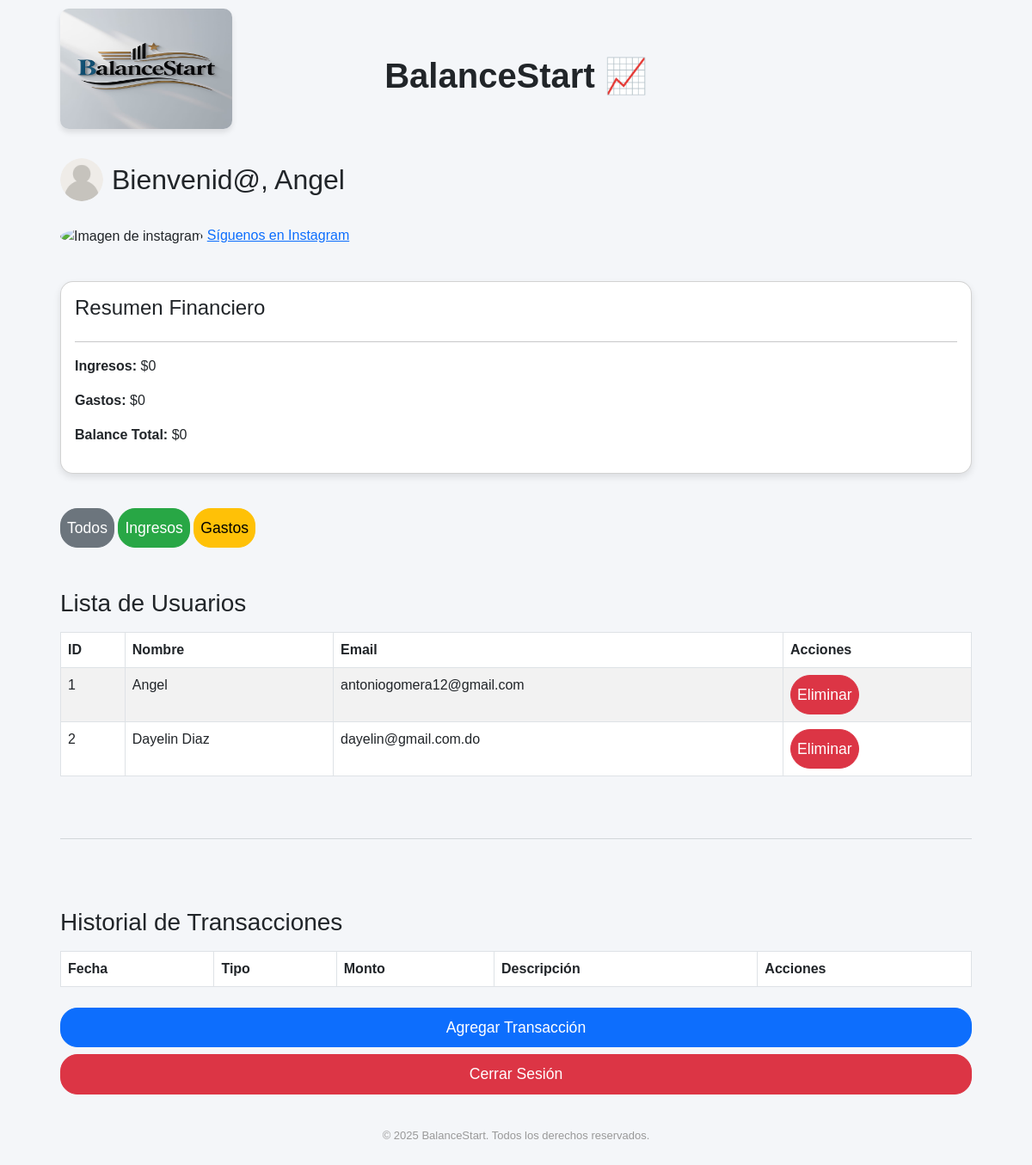
The page /dashboard (signed in) on the database as committed earlier.
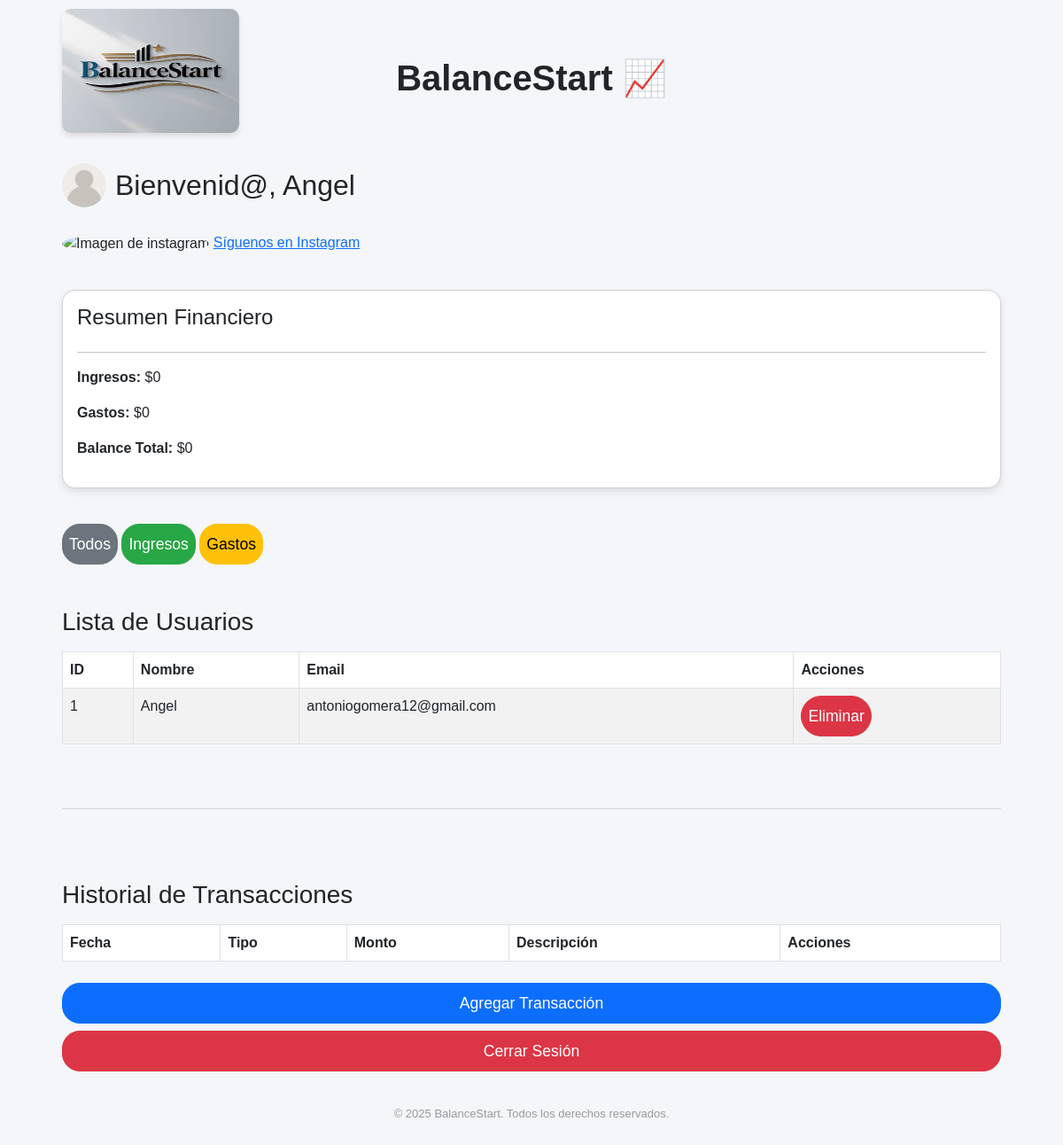
The same page on the database as committed later.
### app/models.py (models this page shows, shortened)
class Usuario(UserMixin, db.Model):
    id = db.Column(db.Integer, primary_key=True)
    username = db.Column(db.String(150), unique=True, nullable=False)
    password = db.Column(db.String(150), nullable=False)
    email = db.Column(db.String(120), unique=True, nullable=False)
    is_admin = db.Column(db.Boolean, default=False)
    transacciones = db.relationship('Transaccion', backref='usuario_transaccion', lazy=True, cascade="all, delete-orphan")

### app/routes.py (the view)
@routes.route('/dashboard')
@login_required
def dashboard():
    filtro = request.args.get('filtro', 'todos')
    if filtro == 'ingresos':
        transacciones = Transaccion.query.filter_by(usuario_id=current_user.id, tipo='Ingreso').all()
    elif filtro == 'gastos':
        transacciones = Transaccion.query.filter_by(usuario_id=current_user.id, tipo='Gasto').all()
    else:
        transacciones = Transaccion.query.filter_by(usuario_id=current_user.id).all()  # Mostrar todos si no hay filtro
    usuarios = Usuario.query.all()  # Obtiene todos los usuarios de la base de datos
    ingresos = sum(t.monto for t in transacciones if t.tipo == 'Ingreso')
    gastos = sum(t.monto for t in transacciones if t.tipo == 'Gasto')
    if filtro == 'gastos':
        balance = gastos  # Solo mostramos los ingresos cuando el filtro es 'gastos'
    else:
        balance = ingresos + gastos  # Calculamos el balance total si el filtro no es 'gastos'
    return render_template('dashboard.html',
                            usuarios=usuarios,
                            transacciones=transacciones,
                            ingresos=ingresos,
                            gastos=gastos,
                            balance=balance)

### app/__init__.py (called while the page is built)
@login_manager.user_loader
def load_user(user_id):
    from .models import Usuario  # Importamos el modelo aquí para evitar ciclos de importación
    return Usuario.query.get(int(user_id))

### app/templates/dashboard.html (shortened to what this page needs)
<!DOCTYPE html>
<html lang="es">
<head>
    <link href="https://cdn.jsdelivr.net/npm/bootstrap@5.3.0/dist/css/bootstrap.min.css" rel="stylesheet">
    <link rel="stylesheet" href="{{ url_for('static', filename='css/dashboard.css') }}">
</head>
<body class="container mt-4">
    <div class="container">
    <div class="logo-container">
        <img src="{{ url_for('static', filename='img/logo.png') }}" alt="Mi Plataforma Contable" class="logo" width="200" height="200">
    </div>
    <h1 class="text-center"> <b> BalanceStart 📈 </b> </h1> <br>
    <br>
    <div style="display: flex; align-items: center; gap: 10px; margin-bottom: 20px;">
        <img src="{{ url_for('static', filename='img/avatar.png') }}" alt="Avatar" style="width: 50px; height: 50px; border-radius: 50%;">
        <h2 style="margin: 0;"> Bienvenid@, {{ current_user.username }} </h2>
    </div>
    <p>
        <img src="https://about.fb.com/es/wp-content/uploads/sites/13/2019/10/new-ig-icon-1.png" alt="Imagen de instagram" style="width: 65px; height: 50px; border-radius: 50%;">
        <a href="https://www.instagram.com/balance_start?igsh=d3U2cnA3OTF1ZXk5" target="_blank"> Síguenos en Instagram </a>
    </p>
    <div class="card p-3 mt-3">
        <h4> Resumen Financiero </h4>
        <hr>
        <p><strong> Ingresos: </strong> ${{ ingresos }}</p>
        <p><strong> Gastos: </strong> ${{ gastos }}</p>
        <p><strong> Balance Total: </strong> ${{ balance }}</p>
    </div>
    <br>
    <div class="mb-3">
        <a href="{{ url_for('routes.dashboard', filtro='todos') }}" class="btn btn-secondary"> Todos </a>
        <a href="{{ url_for('routes.dashboard', filtro='ingresos') }}" class="btn btn-success"> Ingresos </a>
        <a href="{{ url_for('routes.dashboard', filtro='gastos') }}" class="btn btn-warning"> Gastos </a>
    </div>
    <h3 class="mt-4"> Lista de Usuarios </h3>
    <table class="table table-striped table-bordered">
        <thead>
            <tr>
                <th> ID </th>
                <th> Nombre </th>
                <th> Email </th>
                <th> Acciones </th>
            </tr>
        </thead>
        <tbody>
            {% for usuario in usuarios %}
            <tr>
                <td>{{ usuario.id }}</td>
                <td>{{ usuario.username }}</td>
                <td>{{ usuario.email }}</td>
                <td>
                    <form action="{{ url_for('routes.eliminar_usuario', id=usuario.id) }}" method="POST" onsubmit="return confirmarEliminacionUsuario()">
                        <button class="btn btn-sm btn-danger rounded-pill"> Eliminar </button>
                    </form>
                </td>
            </tr>
            {% endfor %}
        </tbody>
    </table>
    <hr class="my-5 border-top border-secondary">
    <h3 class="mt-4">
        Historial de Transacciones
    </h3>
        <table class="table table-striped table-bordered">
            <thead>
                <tr>
                    <th> Fecha </th>
                    <th> Tipo </th>
                    <th> Monto </th>
                    <th> Descripción </th>
                    <th> Acciones </th>
                </tr>
            </thead>
    </table>
    <a href="/transaccion" class="btn btn-primary"> Agregar Transacción </a>
    <a href="/logout" class="btn btn-danger"> Cerrar Sesión </a>
    <p style="text-align:center; font-size: 13px; color: #999; margin-top: 30px;">
        &copy; 2025 BalanceStart. Todos los derechos reservados.
    </p>
    </div>
</body>
</html>

### app/static/css/dashboard.css (style rules this page uses)
body { background-color: #f4f6f9; font-family: 'Arial', sans-serif; padding: 20px; }
.container { display: grid; grid-gap: 8px; padding: 20px; }
.card { background-color: #ffffff; border-radius: 15px; box-shadow: 0 4px 8px rgba(0, 0, 0, 0.1); }
.btn { border-radius: 20px; padding: 9px 7px; font-size: 1.1rem; }
.btn-secondary { background-color: #6c757d; border-color: #6c757d; }
.btn-success { background-color: #28a745; border-color: #28a745; }
.btn-warning { background-color: #ffc107; border-color: #ffc107; }
.logo-container { position: absolute; top: 10px; margin-bottom: 20px; }
.logo { width: 200px; height: 140px; border-radius: 10px; box-shadow: 0px 4px 6px rgba(0, 0, 0, 0.1); }

Rows that differ between the two databases and show on the page:
removed Usuario: id "2", username "Dayelin Diaz", email "dayelin@gmail.com.do"
